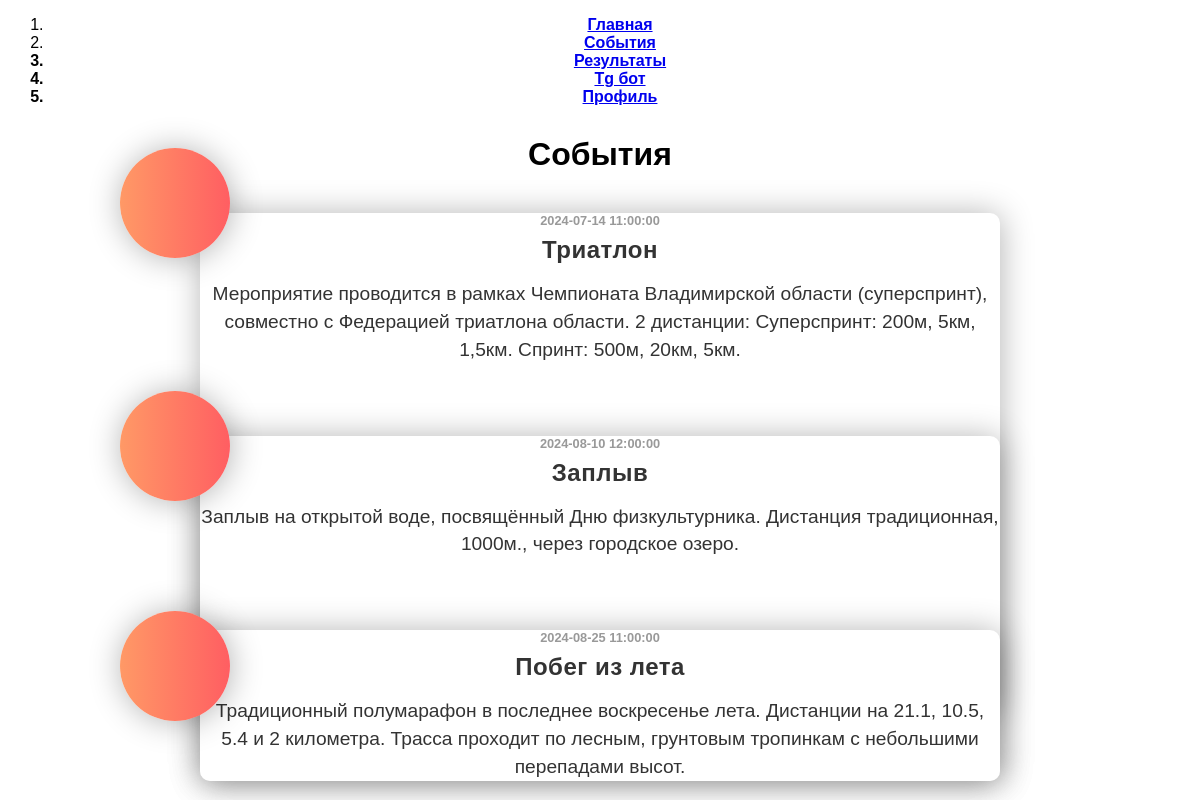
The app's page /events with its own data.
### data/competition.py (models this page shows)
class Competition(SqlAlchemyBase, UserMixin, SerializerMixin):
    __tablename__ = 'competition'
    id = sqlalchemy.Column(sqlalchemy.Integer,
                           primary_key=True, autoincrement=True)
    name = sqlalchemy.Column(sqlalchemy.TEXT, index=True, nullable=True)
    status = sqlalchemy.Column(sqlalchemy.Integer, index=True, nullable=True)
    date = sqlalchemy.Column(sqlalchemy.DateTime, index=True, nullable=True)
    description = sqlalchemy.Column(sqlalchemy.TEXT, index=True, nullable=True)
    photo = sqlalchemy.Column(sqlalchemy.String, index=True, nullable=True)
    place = sqlalchemy.Column(sqlalchemy.String, index=True, nullable=True)
    res = sqlalchemy.Column(sqlalchemy.String, index=True, nullable=True)
    categories = sqlalchemy.Column(sqlalchemy.VARCHAR, index=True, nullable=True)
    distances = sqlalchemy.Column(sqlalchemy.VARCHAR, index=True, nullable=True)
    user_competitions = orm.relationship("User_competitions", back_populates='competition')

### server.py (the view)
@app.route("/events")
def events():
    db_sess = db_session.create_session()
    events = db_sess.query(Competition).filter(Competition.status == 1).order_by(
        Competition.date).all()
    return render_template("events.html", title='События', events=events)

### data/db_session.py (called while the page is built)
def create_session() -> Session:
    global __factory
    return __factory()

### templates/events.html (shortened to what this page needs)
{% extends "base.html" %}
{% block content %}
<h1 style="margin-top: 30px;">События</h1>
{% for item in events%}
<div class="blog_post" style="  background: #fff;
  max-width: 800px;
  max-height: 500px;
  margin-left: auto;
  text-transform: none;
  margin-right: auto;
  border-radius: 10px;
  box-shadow: 1px 1px 2rem rgba(0, 0, 0, 0.3);
  position: relative;
  margin-top: 40px;" >
  <div class="img_pod" style="height: 110px;
  width: 110px;
  background: linear-gradient(90deg, #ff9966, #ff5e62);
  z-index: 10;
  box-shadow: 1px 1px 2rem rgba(0, 0, 0, 0.3);
  border-radius: 100%;
  position: absolute;
  left: -10%;
  top: -13%;
  display: flex;
  align-items: center;
  justify-content: center;">
  </div>
  <div class="container_copy" style=".container_copy {
  padding: 6rem 4rem 5rem 10rem;}">
    <h5 style="  margin: 0 0 0.5rem 0;
  color: #999;
  text-transform: none;
  font-size: 0.8rem;">{{ item.date }}</h5>
    <h3 style="  margin: 0 0 1rem 0;
  font-size: 1.5rem;
  text-transform: none;
  letter-spacing: 0.5px;
  color: #333;">{{ item.name }}</h3>
    <p style="margin: 0 0 4.5rem 0;
  font-size: 1.2rem;
  line-height: 1.45;
  text-transform: none;
  color: #333;">{{ item.description }}</p>
{% endfor %}
{% endblock %}

### static/css/style.css (style rules this page uses)
body { font-family: 'Roboto Condensed', sans-serif; text-align:center; vertical-align:middle; }
body { font-family: "Overpass", sans-serif; box-sizing: border-box; }

### records on screen
Competition: date "2024-07-14 11:00:00", name "Триатлон", description "Мероприятие проводится в рамках Чемпионата Владимирской области (суперспринт), совместно с Федерацией триатлона области. 2 дистанции: Суперспринт: 200м, 5км, 1,5км. Спринт: 500м, 20км, 5км."
Competition: date "2024-08-10 12:00:00", name "Заплыв", description "Заплыв на открытой воде, посвящённый Дню физкультурника. Дистанция традиционная, 1000м., через городское озеро."
Competition: date "2024-08-25 11:00:00", name "Побег из лета", description "Традиционный полумарафон в последнее воскресенье лета. Дистанции на 21.1, 10.5, 5.4 и 2 километра. Трасса проходит по лесным, грунтовым тропинкам с небольшими перепадами высот."
